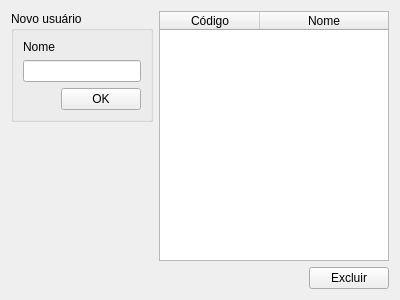
<?xml version="1.0" encoding="UTF-8"?>
<ui version="4.0">
 <class>ControlUsers</class>
 <widget class="QWidget" name="ControlUsers">
  <property name="geometry">
   <rect>
    <x>0</x>
    <y>0</y>
    <width>400</width>
    <height>300</height>
   </rect>
  </property>
  <property name="windowTitle">
   <string>Usuários</string>
  </property>
  <layout class="QGridLayout" name="gridLayout">
   <item row="0" column="0">
    <widget class="QGroupBox" name="groupBox">
     <property name="sizePolicy">
      <sizepolicy hsizetype="Maximum" vsizetype="Maximum">
       <horstretch>0</horstretch>
       <verstretch>0</verstretch>
      </sizepolicy>
     </property>
     <property name="title">
      <string>Novo usuário</string>
     </property>
     <layout class="QGridLayout" name="gridLayout_2">
      <item row="0" column="0">
       <widget class="QLabel" name="label">
        <property name="text">
         <string>Nome</string>
        </property>
       </widget>
      </item>
      <item row="2" column="1">
       <widget class="QPushButton" name="insertUser">
        <property name="sizePolicy">
         <sizepolicy hsizetype="Maximum" vsizetype="Maximum">
          <horstretch>0</horstretch>
          <verstretch>0</verstretch>
         </sizepolicy>
        </property>
        <property name="text">
         <string>OK</string>
        </property>
       </widget>
      </item>
      <item row="1" column="0" colspan="2">
       <widget class="QLineEdit" name="name"/>
      </item>
     </layout>
    </widget>
   </item>
   <item row="3" column="1">
    <layout class="QHBoxLayout" name="horizontalLayout">
     <item>
      <spacer name="horizontalSpacer">
       <property name="orientation">
        <enum>Qt::Horizontal</enum>
       </property>
       <property name="sizeHint" stdset="0">
        <size>
         <width>40</width>
         <height>20</height>
        </size>
       </property>
      </spacer>
     </item>
     <item>
      <widget class="QPushButton" name="b_excluir">
       <property name="sizePolicy">
        <sizepolicy hsizetype="Maximum" vsizetype="Maximum">
         <horstretch>0</horstretch>
         <verstretch>0</verstretch>
        </sizepolicy>
       </property>
       <property name="text">
        <string>Excluir</string>
       </property>
       <property name="icon">
        <iconset resource="resource.qrc">
         <normaloff>:/icons/remove16x16.png</normaloff>:/icons/remove16x16.png</iconset>
       </property>
      </widget>
     </item>
    </layout>
   </item>
   <item row="1" column="0" rowspan="3">
    <spacer name="verticalSpacer">
     <property name="orientation">
      <enum>Qt::Vertical</enum>
     </property>
     <property name="sizeHint" stdset="0">
      <size>
       <width>20</width>
       <height>40</height>
      </size>
     </property>
    </spacer>
   </item>
   <item row="0" column="1" rowspan="3">
    <widget class="QTableWidget" name="listUsers">
     <property name="alternatingRowColors">
      <bool>true</bool>
     </property>
     <property name="selectionMode">
      <enum>QAbstractItemView::SingleSelection</enum>
     </property>
     <property name="selectionBehavior">
      <enum>QAbstractItemView::SelectRows</enum>
     </property>
     <attribute name="horizontalHeaderStretchLastSection">
      <bool>true</bool>
     </attribute>
     <column>
      <property name="text">
       <string>Código</string>
      </property>
     </column>
     <column>
      <property name="text">
       <string>Nome</string>
      </property>
     </column>
    </widget>
   </item>
  </layout>
 </widget>
 <resources>
  <include location="resource.qrc"/>
 </resources>
 <connections/>
</ui>
